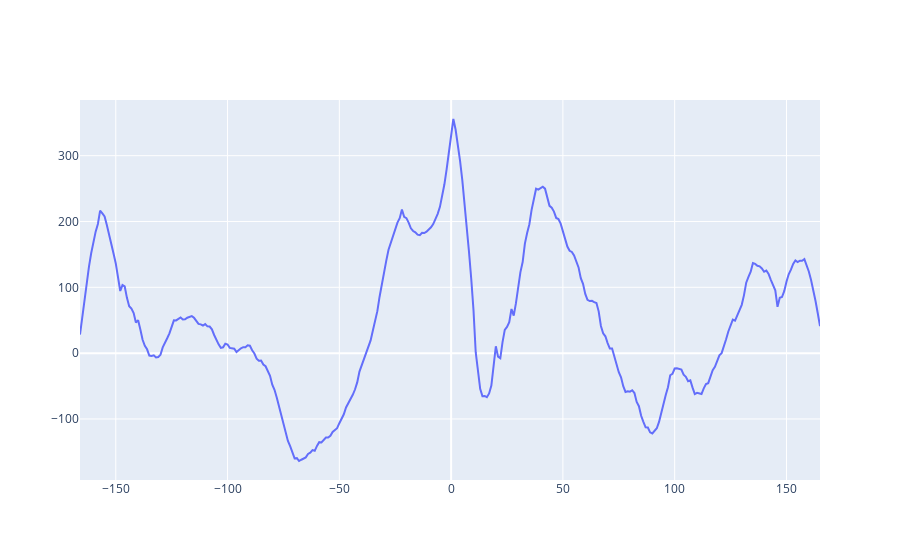

Source (notebook cell):
### Code cell
cross_Cor = np.correlate(omega_hat, chase_df.loc[:,'error_theta'], mode='full')
x_Axis = np.arange(-len(omega_hat), len(omega_hat), 1)
fig = go.Figure(data=go.Scatter(x = x_Axis, y=cross_Cor))
fig.show()
fig.write_html("../dataFolders/MuscaChasingMusca/Sampled100fps_Figures/Chase_relationships/" + name + "theta_cross_cor.html")

### Figure 1 — Plotly figure (JSON) as saved in the notebook; plotly's stock layout.template omitted (floating-point values rounded to 4 significant figures; data arrays with more than 128 entries replaced by an {"elided": "..."} marker saying what was removed)
{"data": [{"type": "scatter", "x": {"elided": "332 int values"}, "y": {"elided": "333 float values"}}], "layout": {}}
